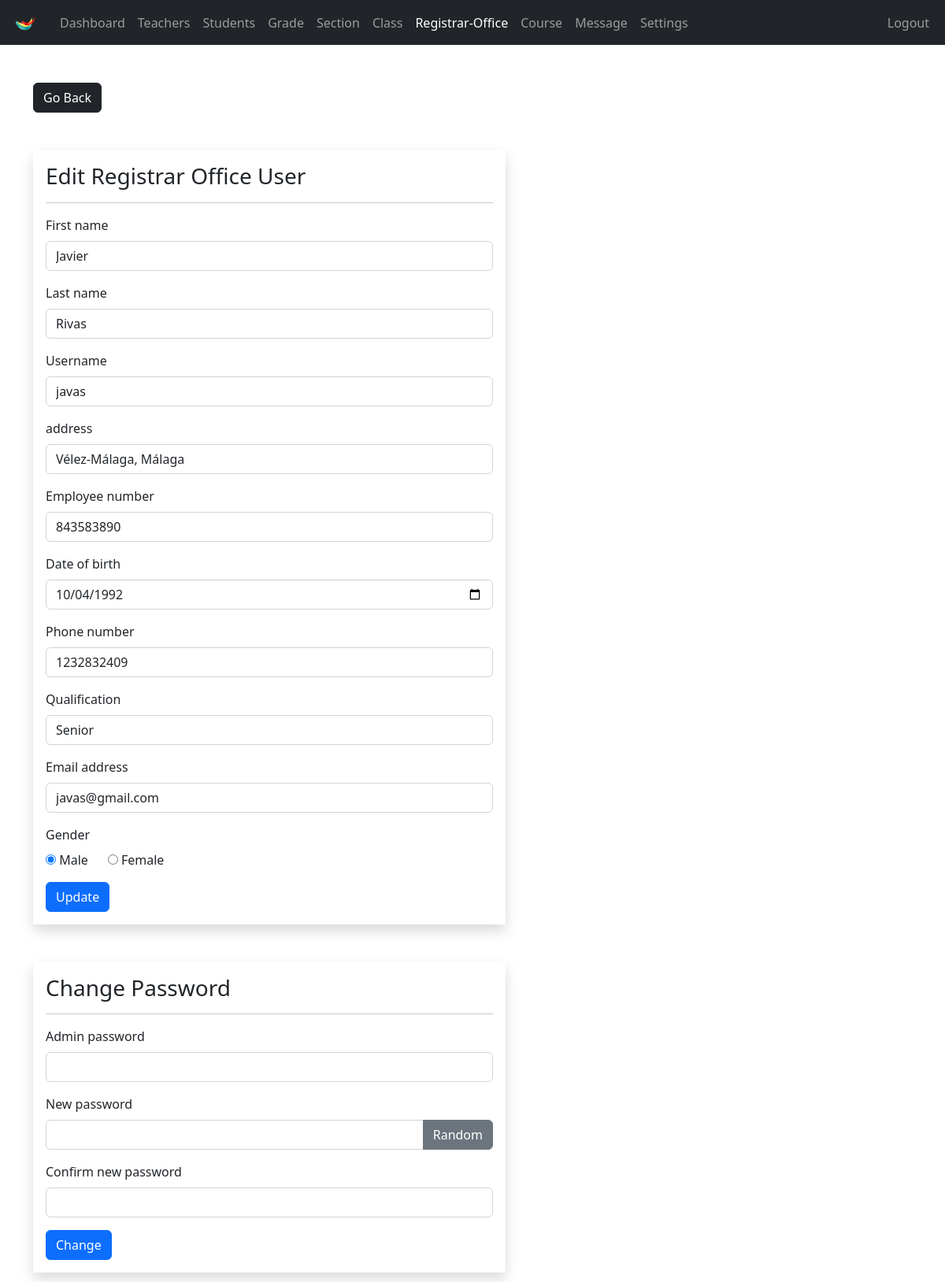
/admin/registrar-office-edit.php?r_user_id=1 (signed in), run on the app's committed database.
### tables this page shows
CREATE TABLE `registrar_office` (
  `r_user_id` int(11) NOT NULL,
  `username` varchar(127) NOT NULL,
  `password` varchar(255) NOT NULL,
  `fname` varchar(31) NOT NULL,
  `lname` varchar(31) NOT NULL,
  `address` varchar(31) NOT NULL,
  `employee_number` int(11) NOT NULL,
  `date_of_birth` date NOT NULL,
  `phone_number` varchar(31) NOT NULL,
  `qualification` varchar(31) NOT NULL,
  `gender` varchar(7) NOT NULL,
  `email_address` varchar(255) NOT NULL,
  `date_of_joined` datetime NOT NULL DEFAULT current_timestamp()
);

### admin/data/registrar_office.php (called while the page is built, shortened)
<?php
function getR_usersById($r_user_id, $conn)
{
    $sql = "SELECT * FROM registrar_office
           WHERE r_user_id=?";
    $stmt = $conn->prepare($sql);
    $stmt->execute([$r_user_id]);
    if ($stmt->rowCount() == 1) {
        $teacher = $stmt->fetch();
        return $teacher;
    } else {
        return 0;
    }
}

### admin/registrar-office-edit.php (the view, shortened to what this page needs)
<?php
if (
    isset($_SESSION['admin_id']) &&
    isset($_SESSION['role'])     &&
    isset($_GET['r_user_id'])
) {
    if ($_SESSION['role'] == 'Admin') {
        include "../DB_connection.php";
        include "data/registrar_office.php";
        $r_user_id = $_GET['r_user_id'];
        $r_user = getR_usersById($r_user_id, $conn);
?>
        <!DOCTYPE html>
        <html lang="en">
        <head>
            <link rel="stylesheet" href="https://cdn.jsdelivr.net/npm/bootstrap@5.2.0/dist/css/bootstrap.min.css">
            <link rel="stylesheet" href="../css/style.css">
            <link rel="stylesheet" href="https://cdnjs.cloudflare.com/ajax/libs/font-awesome/4.7.0/css/font-awesome.min.css">
        </head>
        <body>
            <?php
            include "inc/navbar.php";
            ?>
            <div class="container mt-5">
                <a href="registrar-office.php" class="btn btn-dark">Go Back</a>
                <form method="post" class="shadow p-3 mt-5 form-w" action="req/registrar-office-edit.php">
                    <h3>Edit Registrar Office User</h3>
                    <hr>
                    <div class="mb-3">
                        <label class="form-label">First name</label>
                        <input type="text" class="form-control" value="<?= $r_user['fname'] ?>" name="fname">
                    </div>
                    <div class="mb-3">
                        <label class="form-label">Last name</label>
                        <input type="text" class="form-control" value="<?= $r_user['lname'] ?>" name="lname">
                    </div>
                    <div class="mb-3">
                        <label class="form-label">Username</label>
                        <input type="text" class="form-control" value="<?= $r_user['username'] ?>" name="username">
                    </div>
                    <div class="mb-3">
                        <label class="form-label">address</label>
                        <input type="text" class="form-control" value="<?= $r_user['address'] ?>" name="address">
                    </div>
                    <div class="mb-3">
                        <label class="form-label">Employee number</label>
                        <input type="text" class="form-control" value="<?= $r_user['employee_number'] ?>" name="employee_number">
                    </div>
                    <div class="mb-3">
                        <label class="form-label">Date of birth</label>
                        <input type="date" class="form-control" value="<?= $r_user['date_of_birth'] ?>" name="date_of_birth">
                    </div>
                    <div class="mb-3">
                        <label class="form-label">Phone number</label>
                        <input type="text" class="form-control" value="<?= $r_user['phone_number'] ?>" name="phone_number">
                    </div>
                    <div class="mb-3">
                        <label class="form-label">Qualification</label>
                        <input type="text" class="form-control" value="<?= $r_user['qualification'] ?>" name="qualification">
                    </div>
                    <div class="mb-3">
                        <label class="form-label">Email address</label>
                        <input type="text" class="form-control" value="<?= $r_user['email_address'] ?>" name="email_address">
                    </div>
                    <div class="mb-3">
                        <label class="form-label">Gender</label><br>
                        <input type="radio" value="Male" <?php if ($r_user['gender'] == 'Male') echo 'checked';  ?> name="gender"> Male
                        &nbsp;&nbsp;&nbsp;&nbsp;
                        <input type="radio" value="Female" <?php if ($r_user['gender'] == 'Female') echo 'checked';  ?> name="gender"> Female
                    </div>
                    <button type="submit" class="btn btn-primary">
                        Update</button>
                </form>
                <form method="post" class="shadow p-3 my-5 form-w" action="req/registrar-office-change.php" id="change_password">
                    <h3>Change Password</h3>
                    <hr>
                    <div class="mb-3">
                        <div class="mb-3">
                            <label class="form-label">Admin password</label>
                            <input type="password" class="form-control" name="admin_pass">
                        </div>
                        <label class="form-label">New password </label>
                        <div class="input-group mb-3">
                            <input type="text" class="form-control" name="new_pass" id="passInput">
                            <button class="btn btn-secondary" id="gBtn">
                                Random</button>
                        </div>
                    </div>
                    <div class="mb-3">
                        <label class="form-label">Confirm new password </label>
                        <input type="text" class="form-control" name="c_new_pass" id="passInput2">
                    </div>
                    <button type="submit" class="btn btn-primary">
                        Change</button>
                </form>
            </div>
        </body>
        </html>
<?php
    } else {
        header("Location: registrar-office.php");
        exit;
    }
} else {
    header("Location: registrar-office.php");
    exit;
}
?>

### css/style.css (style rules this page uses)
.form-w { max-width: 600px; width: 100%; }

### data on the page
registrar_office: fname "Javier", lname "Rivas", username "javas", address "Vélez-Málaga, Málaga", employee_number "843583890", date_of_birth "10/04/1992", phone_number "1232832409", qualification "Senior", email_address "javas@gmail.com", gender "☑"
